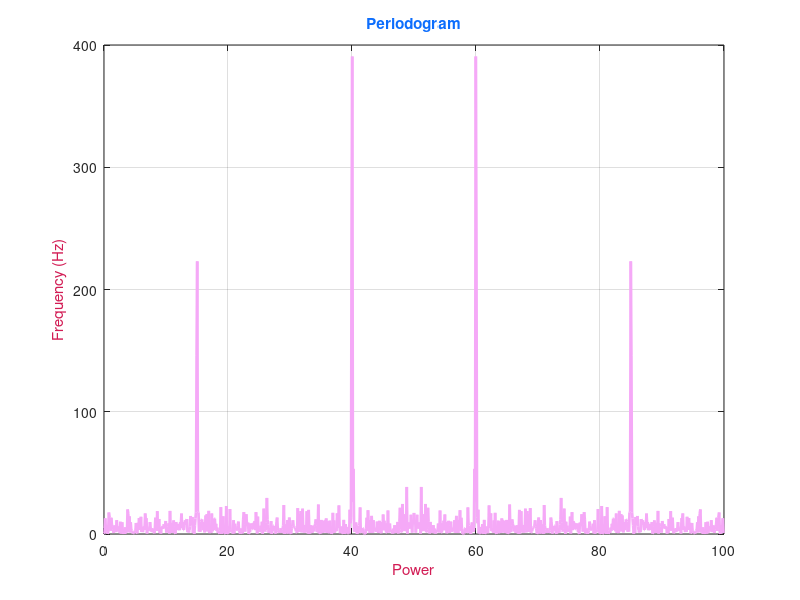

Reproduce this figure in MATLAB.
%  First signal is the first signal in the list.
fs = 100; % Sample frequency (Hz)
t = 0:1 / fs:10 - 1 / fs; % 10 sec sample
x = (1.3) * sin(2 * pi * 15 * t) ... % 15 Hz component
    + (1.7) * sin(2 * pi * 40 * (t - 2)) ... % 40 Hz component
    + 2.5 * gallery('normaldata', size(t), 4);


m = length(x); % Window length
n = pow2(nextpow2(m)); % Transform length
y = fft(x, n); % DFT
f = (0:n - 1) * (fs / n); % Frequency range
power = y .* conj(y) / n;

f14 = figure("Name", 'Signals');
set(f14, 'color', '#BDACE4');
plot(f, power, 'Color', '#F5A9F7', 'LineWidth', 2);
ylabel('Frequency (Hz)', 'color', '#D21D55')
xlabel('Power', 'color', '#D21D55');
title ('Periodogram', 'color', '#0d6efd'); grid on;
